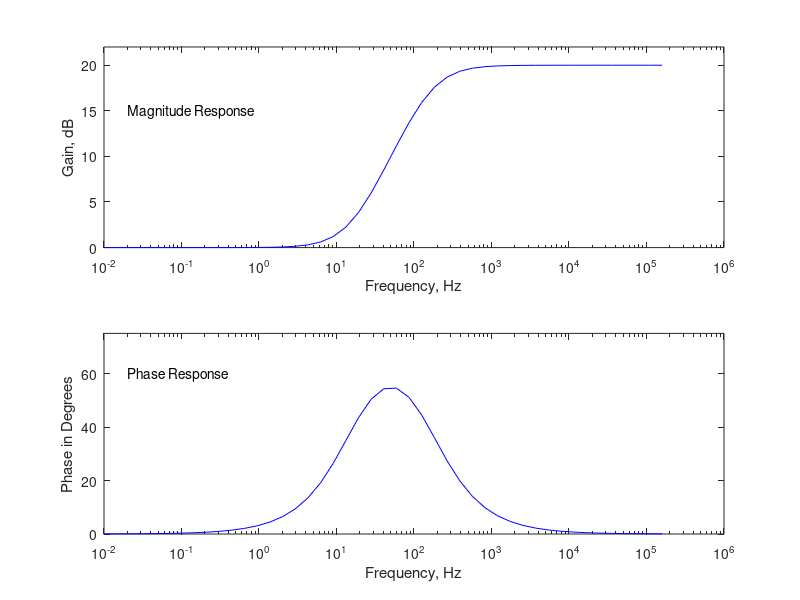

Write MATLAB code to recreate this figure.
% Poles and zeros, frequency response of  a 
%        Non-inverting op amp circuit
%
c1 = 1e-7; c2 = 1e-3; r1 = 10e3; r2 = 10;
% poles and zeros
b1 = c2*r2;
a1 = c1*r1;
num = [b1 1];
den = [a1 1];
disp('the zero is')
z = roots(num)
disp('the poles are')
p = roots(den)
% the frequency response
w = logspace(-2,6);
h = freqs(num,den,w);
gain = 20*log10(abs(h));
f = w/(2*pi);
phase = angle(h)*180/pi;
subplot(211),semilogx(f,gain,'b');
xlabel('Frequency, Hz')
ylabel('Gain, dB')
axis([1.0e-2,1.0e6,0,22])
text(2.0e-2,15,'Magnitude Response')
subplot(212),semilogx(f,phase,'b')
xlabel('Frequency, Hz')
ylabel('Phase in Degrees')
axis([1.0e-2,1.0e6,0,75])
text(2.0e-2,60,'Phase Response')
